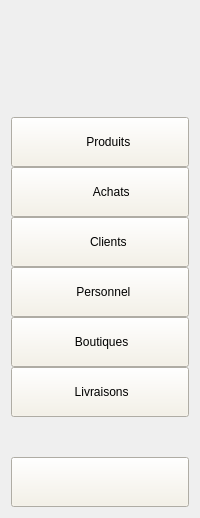
     <widget class="QWidget" name="widget" native="true">
      <property name="enabled">
       <bool>true</bool>
      </property>
      <layout class="QVBoxLayout" name="verticalLayout_2">
       <item>
        <widget class="QLabel" name="label">
         <property name="minimumSize">
          <size>
           <width>100</width>
           <height>100</height>
          </size>
         </property>
         <property name="styleSheet">
          <string notr="true">image: url(:/new/prefix1/2.png);</string>
         </property>
         <property name="text">
          <string/>
         </property>
         <property name="scaledContents">
          <bool>true</bool>
         </property>
        </widget>
       </item>
       <item>
        <layout class="QVBoxLayout" name="verticalLayout_4"/>
       </item>
       <item>
        <layout class="QVBoxLayout" name="verticalLayout">
         <property name="spacing">
          <number>0</number>
         </property>
         <item>
          <widget class="QPushButton" name="pushButton">
           <property name="sizePolicy">
            <sizepolicy hsizetype="Expanding" vsizetype="Fixed">
             <horstretch>0</horstretch>
             <verstretch>0</verstretch>
            </sizepolicy>
           </property>
           <property name="minimumSize">
            <size>
             <width>50</width>
             <height>50</height>
            </size>
           </property>
           <property name="autoFillBackground">
            <bool>false</bool>
           </property>
           <property name="styleSheet">
            <string notr="true">background-color: rgb(245, 241, 229);
color: rgb(0, 0, 0);</string>
           </property>
           <property name="text">
            <string>     Produits</string>
           </property>
           <property name="icon">
            <iconset>
             <normaloff>:/icones/icone/stock.png</normaloff>
             <disabledoff>:/icones/icone/stock.png</disabledoff>:/icones/icone/stock.png</iconset>
           </property>
           <property name="iconSize">
            <size>
             <width>30</width>
             <height>30</height>
            </size>
           </property>
           <property name="checkable">
            <bool>true</bool>
           </property>
           <property name="autoExclusive">
            <bool>true</bool>
           </property>
          </widget>
         </item>
         <item>
          <widget class="QPushButton" name="pushButton_2">
           <property name="minimumSize">
            <size>
             <width>50</width>
             <height>50</height>
            </size>
           </property>
           <property name="styleSheet">
            <string notr="true">background-color: rgb(245, 241, 229);
color: rgb(0, 0, 0);</string>
           </property>
           <property name="text">
            <string>       Achats</string>
           </property>
           <property name="icon">
            <iconset>
             <normaloff>:/icone/achat.png</normaloff>
             <disabledoff>:/icone/achat.png</disabledoff>:/icone/achat.png</iconset>
           </property>
           <property name="iconSize">
            <size>
             <width>30</width>
             <height>30</height>
            </size>
           </property>
           <property name="checkable">
            <bool>true</bool>
           </property>
           <property name="autoExclusive">
            <bool>true</bool>
           </property>
          </widget>
         </item>
         <item>
          <widget class="QPushButton" name="pushButton_3">
           <property name="minimumSize">
            <size>
             <width>50</width>
             <height>50</height>
            </size>
           </property>
           <property name="styleSheet">
            <string notr="true">background-color: rgb(245, 241, 229);
color: rgb(0, 0, 0);</string>
           </property>
           <property name="text">
            <string>     Clients</string>
           </property>
           <property name="icon">
            <iconset>
             <normaloff>:/icones/icone/cients.png</normaloff>:/icones/icone/cients.png</iconset>
           </property>
           <property name="iconSize">
            <size>
             <width>30</width>
             <height>30</height>
            </size>
           </property>
           <property name="checkable">
            <bool>true</bool>
           </property>
           <property name="autoExclusive">
            <bool>true</bool>
           </property>
          </widget>
         </item>
         <item>
          <widget class="QPushButton" name="pushButton_4">
           <property name="minimumSize">
            <size>
             <width>50</width>
             <height>50</height>
            </size>
           </property>
           <property name="styleSheet">
            <string notr="true">background-color: rgb(245, 241, 229);
color: rgb(0, 0, 0);</string>
           </property>
           <property name="text">
            <string>  Personnel</string>
           </property>
           <property name="icon">
            <iconset>
             <normaloff>:/icones/icone/personnel.png</normaloff>:/icones/icone/personnel.png</iconset>
           </property>
           <property name="iconSize">
            <size>
             <width>30</width>
             <height>30</height>
            </size>
           </property>
           <property name="checkable">
            <bool>true</bool>
           </property>
           <property name="autoExclusive">
            <bool>true</bool>
           </property>
          </widget>
         </item>
         <item>
          <widget class="QPushButton" name="pushButton_5">
           <property name="minimumSize">
            <size>
             <width>50</width>
             <height>50</height>
            </size>
           </property>
           <property name="styleSheet">
            <string notr="true">background-color: rgb(245, 241, 229);
color: rgb(0, 0, 0);</string>
           </property>
           <property name="text">
            <string> Boutiques</string>
           </property>
           <property name="icon">
            <iconset>
             <normaloff>:/icones/icone/boutique.png</normaloff>:/icones/icone/boutique.png</iconset>
           </property>
           <property name="iconSize">
            <size>
             <width>30</width>
             <height>30</height>
            </size>
           </property>
           <property name="checkable">
            <bool>true</bool>
           </property>
           <property name="autoExclusive">
            <bool>true</bool>
           </property>
          </widget>
         </item>
         <item>
          <widget class="QPushButton" name="pushButton_6">
           <property name="minimumSize">
            <size>
             <width>50</width>
             <height>50</height>
            </size>
           </property>
           <property name="mouseTracking">
            <bool>true</bool>
           </property>
           <property name="styleSheet">
            <string notr="true">background-color: rgb(245, 241, 229);
color: rgb(0, 0, 0);</string>
           </property>
           <property name="text">
            <string> Livraisons</string>
           </property>
           <property name="icon">
            <iconset>
             <normaloff>:/icones/icone/livrasion.png</normaloff>:/icones/icone/livrasion.png</iconset>
           </property>
           <property name="iconSize">
            <size>
             <width>30</width>
             <height>30</height>
            </size>
           </property>
           <property name="checkable">
            <bool>true</bool>
           </property>
           <property name="autoExclusive">
            <bool>true</bool>
           </property>
          </widget>
         </item>
         <item>
          <spacer name="verticalSpacer">
           <property name="orientation">
            <enum>Qt::Vertical</enum>
           </property>
           <property name="sizeHint" stdset="0">
            <size>
             <width>20</width>
             <height>40</height>
            </size>
           </property>
          </spacer>
         </item>
         <item>
          <widget class="QPushButton" name="pushButton_7">
           <property name="minimumSize">
            <size>
             <width>50</width>
             <height>50</height>
            </size>
           </property>
           <property name="styleSheet">
            <string notr="true">background-color: rgb(245, 241, 229);</string>
           </property>
           <property name="text">
            <string/>
           </property>
           <property name="icon">
            <iconset>
             <normaloff>:/icones/icone/quitter.png</normaloff>:/icones/icone/quitter.png</iconset>
           </property>
           <property name="iconSize">
            <size>
             <width>30</width>
             <height>30</height>
            </size>
           </property>
           <property name="checkable">
            <bool>true</bool>
           </property>
           <property name="autoExclusive">
            <bool>true</bool>
           </property>
          </widget>
         </item>
        </layout>
       </item>
      </layout>
     </widget>
